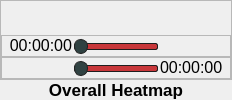
                <widget class="QWidget" name="heatmapPage2">
                 <layout class="QVBoxLayout" name="verticalLayout_19">
                  <property name="spacing">
                   <number>0</number>
                  </property>
                  <property name="leftMargin">
                   <number>0</number>
                  </property>
                  <property name="topMargin">
                   <number>0</number>
                  </property>
                  <property name="rightMargin">
                   <number>0</number>
                  </property>
                  <property name="bottomMargin">
                   <number>0</number>
                  </property>
                  <item>
                   <widget class="QFrame" name="frame_17">
                    <property name="sizePolicy">
                     <sizepolicy hsizetype="Expanding" vsizetype="Expanding">
                      <horstretch>0</horstretch>
                      <verstretch>0</verstretch>
                     </sizepolicy>
                    </property>
                    <property name="frameShape">
                     <enum>QFrame::StyledPanel</enum>
                    </property>
                    <property name="frameShadow">
                     <enum>QFrame::Raised</enum>
                    </property>
                    <layout class="QVBoxLayout" name="verticalLayout_20">
                     <property name="spacing">
                      <number>0</number>
                     </property>
                     <property name="leftMargin">
                      <number>0</number>
                     </property>
                     <property name="topMargin">
                      <number>0</number>
                     </property>
                     <property name="rightMargin">
                      <number>0</number>
                     </property>
                     <property name="bottomMargin">
                      <number>0</number>
                     </property>
                     <item>
                      <widget class="QLabel" name="overallHeatmapOutput">
                       <property name="sizePolicy">
                        <sizepolicy hsizetype="Expanding" vsizetype="Expanding">
                         <horstretch>0</horstretch>
                         <verstretch>0</verstretch>
                        </sizepolicy>
                       </property>
                       <property name="text">
                        <string/>
                       </property>
                       <property name="alignment">
                        <set>Qt::AlignCenter</set>
                       </property>
                      </widget>
                     </item>
                     <item>
                      <widget class="QFrame" name="frame_18">
                       <property name="sizePolicy">
                        <sizepolicy hsizetype="Preferred" vsizetype="Fixed">
                         <horstretch>0</horstretch>
                         <verstretch>0</verstretch>
                        </sizepolicy>
                       </property>
                       <property name="frameShape">
                        <enum>QFrame::StyledPanel</enum>
                       </property>
                       <property name="frameShadow">
                        <enum>QFrame::Raised</enum>
                       </property>
                       <layout class="QHBoxLayout" name="horizontalLayout_12">
                        <property name="spacing">
                         <number>2</number>
                        </property>
                        <property name="leftMargin">
                         <number>0</number>
                        </property>
                        <property name="topMargin">
                         <number>0</number>
                        </property>
                        <property name="rightMargin">
                         <number>0</number>
                        </property>
                        <property name="bottomMargin">
                         <number>0</number>
                        </property>
                        <item>
                         <widget class="QLabel" name="currentHeatmap">
                          <property name="minimumSize">
                           <size>
                            <width>70</width>
                            <height>0</height>
                           </size>
                          </property>
                          <property name="maximumSize">
                           <size>
                            <width>70</width>
                            <height>16777215</height>
                           </size>
                          </property>
                          <property name="font">
                           <font>
                            <pointsize>12</pointsize>
                           </font>
                          </property>
                          <property name="text">
                           <string>00:00:00</string>
                          </property>
                          <property name="alignment">
                           <set>Qt::AlignRight|Qt::AlignTop|Qt::AlignTrailing</set>
                          </property>
                         </widget>
                        </item>
                        <item>
                         <widget class="QSlider" name="heatmapStartSlider">
                          <property name="sizePolicy">
                           <sizepolicy hsizetype="Expanding" vsizetype="Expanding">
                            <horstretch>0</horstretch>
                            <verstretch>0</verstretch>
                           </sizepolicy>
                          </property>
                          <property name="styleSheet">
                           <string notr="true">QSlider::groove:horizontal {
    border: 1px solid;
	border-radius: 2px;
	border-color: rgb(30, 30, 30);
    height: 5px;
    margin: 0px;
	background-color: rgb(200, 55, 58);
}
QSlider::handle:horizontal {
    background-color: rgb(48, 66, 66);
    border: 1px solid;
	border-radius: 7px;
	border-color: rgb(33, 33, 33);
    width: 12px;
    margin: -5px -1px;
}</string>
                          </property>
                          <property name="orientation">
                           <enum>Qt::Horizontal</enum>
                          </property>
                         </widget>
                        </item>
                        <item>
                         <spacer name="horizontalSpacer">
                          <property name="orientation">
                           <enum>Qt::Horizontal</enum>
                          </property>
                          <property name="sizeType">
                           <enum>QSizePolicy::Fixed</enum>
                          </property>
                          <property name="sizeHint" stdset="0">
                           <size>
                            <width>72</width>
                            <height>20</height>
                           </size>
                          </property>
                         </spacer>
                        </item>
                       </layout>
                      </widget>
                     </item>
                     <item>
                      <widget class="QFrame" name="frame_28">
                       <property name="sizePolicy">
                        <sizepolicy hsizetype="Preferred" vsizetype="Fixed">
                         <horstretch>0</horstretch>
                         <verstretch>0</verstretch>
                        </sizepolicy>
                       </property>
                       <property name="frameShape">
                        <enum>QFrame::StyledPanel</enum>
                       </property>
                       <property name="frameShadow">
                        <enum>QFrame::Raised</enum>
                       </property>
                       <layout class="QHBoxLayout" name="horizontalLayout_19">
                        <property name="spacing">
                         <number>2</number>
                        </property>
                        <property name="leftMargin">
                         <number>0</number>
                        </property>
                        <property name="topMargin">
                         <number>0</number>
                        </property>
                        <property name="rightMargin">
                         <number>0</number>
                        </property>
                        <property name="bottomMargin">
                         <number>0</number>
                        </property>
                        <item>
                         <spacer name="horizontalSpacer_2">
                          <property name="orientation">
                           <enum>Qt::Horizontal</enum>
                          </property>
                          <property name="sizeType">
                           <enum>QSizePolicy::Fixed</enum>
                          </property>
                          <property name="sizeHint" stdset="0">
                           <size>
                            <width>72</width>
                            <height>20</height>
                           </size>
                          </property>
                         </spacer>
                        </item>
                        <item>
                         <widget class="QSlider" name="heatmapEndSlider">
                          <property name="sizePolicy">
                           <sizepolicy hsizetype="Expanding" vsizetype="Expanding">
                            <horstretch>0</horstretch>
                            <verstretch>0</verstretch>
                           </sizepolicy>
                          </property>
                          <property name="styleSheet">
                           <string notr="true">QSlider::groove:horizontal {
    border: 1px solid;
	border-radius: 2px;
	border-color: rgb(30, 30, 30);
    height: 5px;
    margin: 0px;
	background-color: rgb(200, 55, 58);
}
QSlider::handle:horizontal {
    background-color: rgb(48, 66, 66);
    border: 1px solid;
	border-radius: 7px;
	border-color: rgb(33, 33, 33);
    width: 12px;
    margin: -5px -1px;
}</string>
                          </property>
                          <property name="orientation">
                           <enum>Qt::Horizontal</enum>
                          </property>
                         </widget>
                        </item>
                        <item>
                         <widget class="QLabel" name="endHeatmap">
                          <property name="minimumSize">
                           <size>
                            <width>70</width>
                            <height>0</height>
                           </size>
                          </property>
                          <property name="maximumSize">
                           <size>
                            <width>70</width>
                            <height>16777215</height>
                           </size>
                          </property>
                          <property name="baseSize">
                           <size>
                            <width>0</width>
                            <height>0</height>
                           </size>
                          </property>
                          <property name="font">
                           <font>
                            <pointsize>12</pointsize>
                           </font>
                          </property>
                          <property name="text">
                           <string>00:00:00</string>
                          </property>
                          <property name="alignment">
                           <set>Qt::AlignLeading|Qt::AlignLeft|Qt::AlignTop</set>
                          </property>
                         </widget>
                        </item>
                       </layout>
                      </widget>
                     </item>
                    </layout>
                   </widget>
                  </item>
                  <item>
                   <widget class="QLabel" name="heatmapDesc_2">
                    <property name="font">
                     <font>
                      <pointsize>13</pointsize>
                      <bold>true</bold>
                     </font>
                    </property>
                    <property name="text">
                     <string>Overall Heatmap</string>
                    </property>
                    <property name="alignment">
                     <set>Qt::AlignCenter</set>
                    </property>
                   </widget>
                  </item>
                 </layout>
                </widget>
